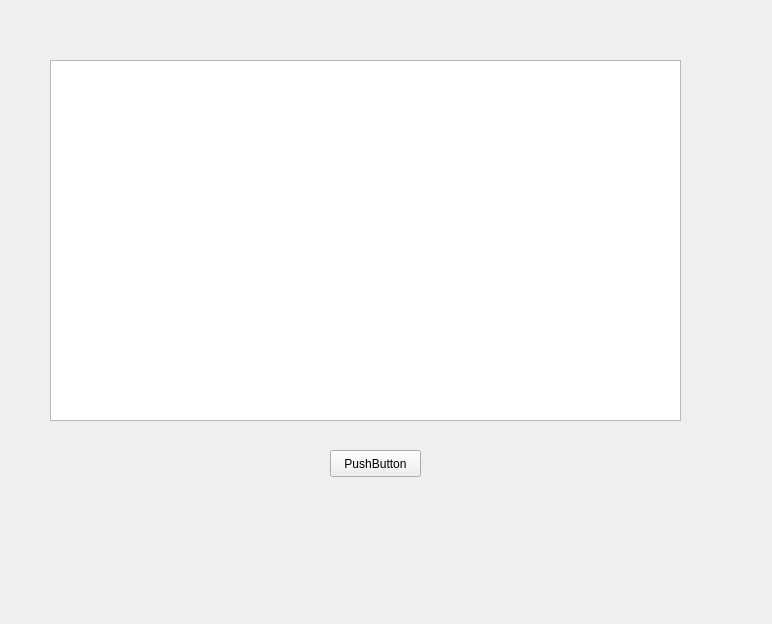
<?xml version="1.0" encoding="UTF-8"?>
<ui version="4.0">
 <class>Form</class>
 <widget class="QWidget" name="Form">
  <property name="geometry">
   <rect>
    <x>0</x>
    <y>0</y>
    <width>772</width>
    <height>624</height>
   </rect>
  </property>
  <property name="windowTitle">
   <string>Form</string>
  </property>
  <widget class="QTableView" name="tableView">
   <property name="geometry">
    <rect>
     <x>50</x>
     <y>60</y>
     <width>631</width>
     <height>361</height>
    </rect>
   </property>
  </widget>
  <widget class="QPushButton" name="pushButton">
   <property name="geometry">
    <rect>
     <x>330</x>
     <y>450</y>
     <width>91</width>
     <height>27</height>
    </rect>
   </property>
   <property name="text">
    <string>PushButton</string>
   </property>
  </widget>
 </widget>
 <resources/>
 <connections/>
</ui>
